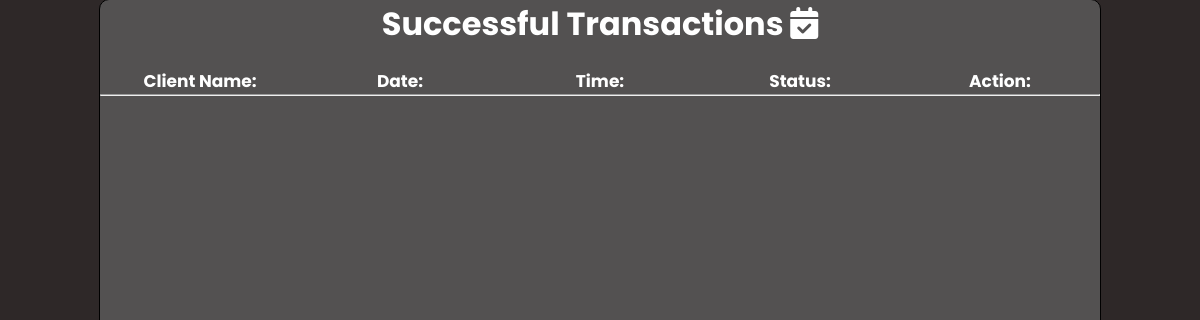
Before: /complete_transactions.php?email=markguerrero202239@gmail.com with the older database file.
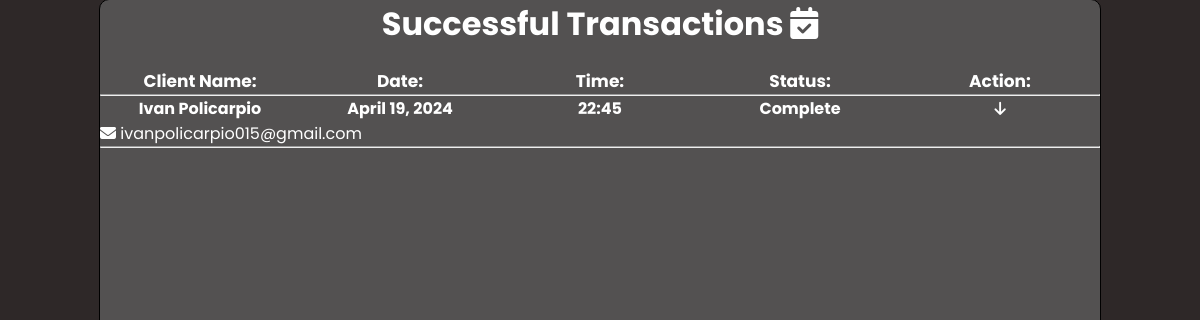
After: the same page with the newer database file.
### tables this page shows
CREATE TABLE `successful_transactions` (
  `id` int(11) NOT NULL,
  `endUser_email` varchar(255) NOT NULL,
  `endUser_name` varchar(255) NOT NULL,
  `technician_email` varchar(255) NOT NULL,
  `type_of_service` varchar(255) NOT NULL,
  `service` varchar(255) NOT NULL,
  `cost_of_repair` varchar(255) NOT NULL,
  `date` varchar(255) NOT NULL,
  `time` varchar(255) NOT NULL,
  `status` varchar(255) NOT NULL
);

### complete_transactions.php (the view, shortened to what this page needs)
<?php
    require_once("dbcon.php");
    $email = $_GET['email'];
    $sql = "SELECT * FROM successful_transactions WHERE technician_email = '$email'";
    $query = mysqli_query($conn, $sql);
?>
<!DOCTYPE html>
<html lang="en">
<head>
    <link rel="stylesheet" href="complete_transactions.css">
</head>
<body>
    <div class="container" id="container">
        <h1>Successful Transactions <i class="fa-solid fa-calendar-check"></i></h1>
        <div class="header">
            <label for="">Client Name:</label>
            <label for="">Date:</label>
            <label for="">Time:</label>
            <label for="">Status:</label>
            <label for="">Action:</label>
        </div>
        <hr>
        <?php
                while($row = mysqli_fetch_assoc($query)){
            ?>
        <div class="info">
            <p><?php echo $row['endUser_name'] ?></p>
            <p><?php echo date("F j, Y", strtotime($row['date'])); ?></p>
            <p><?php echo $row['time'] ?> </p>
            <p><?php echo $row['status'] ?></p>
            <button class="action_btn" onclick="show('message_collapse_<?php echo $row['id']; ?>','icon_<?php echo $row['id']; ?>','<?php echo $row['technician_email'] ?>','<?php echo $email ?>')"><i id="icon_<?php echo $row['id']; ?>" class="fa-solid fa-arrow-down"></i></button>
        </div>
        <div class="message" id="message_collapse_<?php echo $row['id']; ?>">
            <div class="contact">
                <p><i class="fa-solid fa-envelope"></i> <?php echo $row['endUser_email'] ?></p>
            </div>
        </div>
        <hr>
        <?php
            }
        ?>
</body>
</html>

Changed rows visible on the page:
added successful_transactions: endUser_name "Ivan Policarpio", date "April 19, 2024", time "22:45", status "Complete", endUser_email "ivanpolicarpio015@gmail.com"
